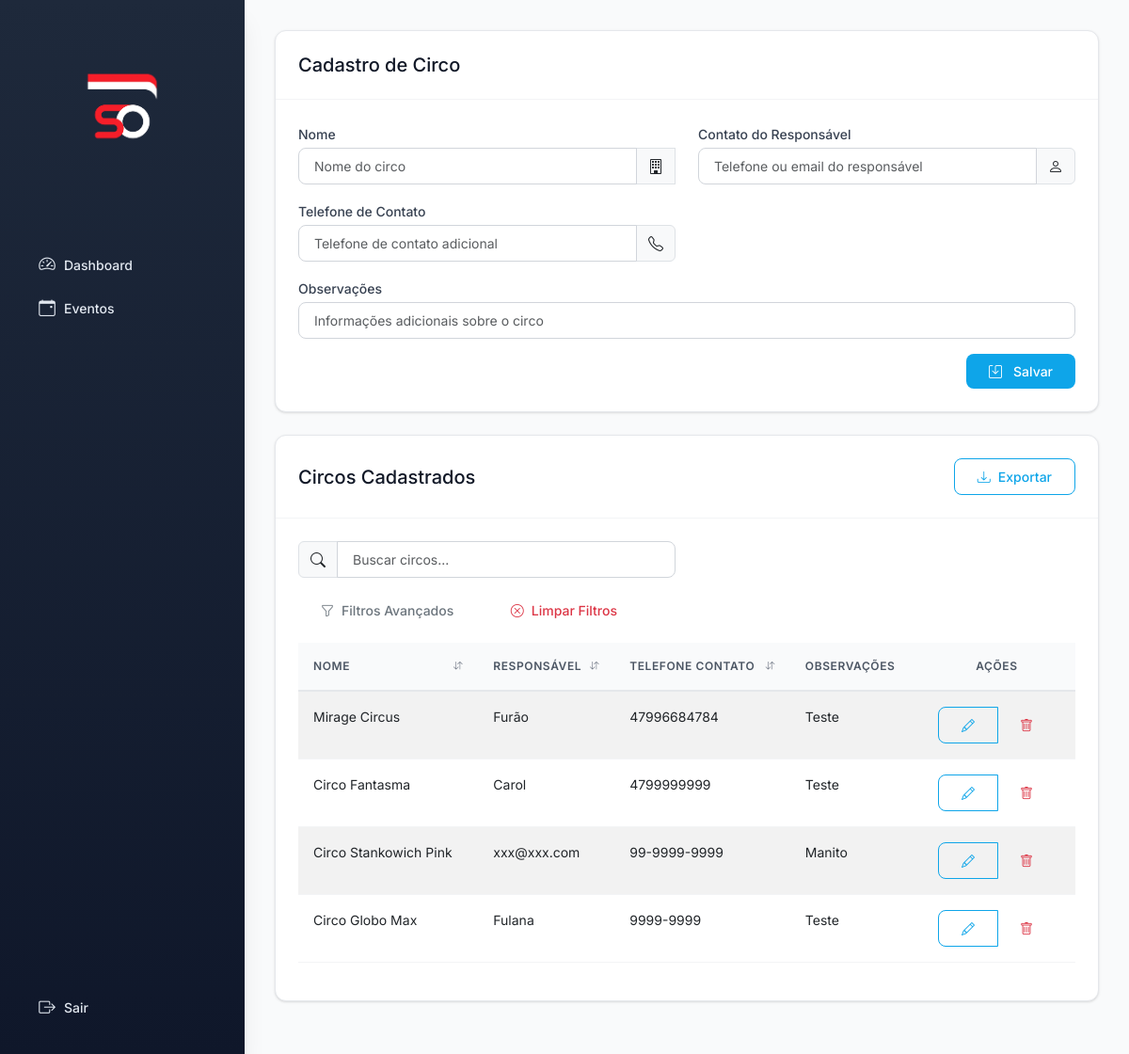
/cadastros/circos, run on the app's committed database.
### models.py (models this page shows)
class Circo(db.Model):
    __tablename__ = 'circo'
    id_circo = db.Column(db.Integer, primary_key=True)
    nome = db.Column(db.String, nullable=False)
    contato_responsavel = db.Column(db.String)
    telefone_contato = db.Column(db.String)
    observacoes = db.Column(db.String)
    eventos = db.relationship('Evento', backref='circo', foreign_keys='Evento.id_circo')

### app.py (the view, shortened to what this page needs)
@app.route('/cadastros/circos', methods=['GET', 'POST'])
def cadastrar_circo():
    form = CircoForm()
    circos = Circo.query.all()
    return render_template('cadastrar_circo.html', form=form, circos=circos)

### forms.py
class CircoForm(FlaskForm):
    nome = StringField('Nome', validators=[InputRequired()])
    contato_responsavel = StringField('Contato do Responsável')
    telefone_contato = StringField('Telefone de Contato')
    observacoes = StringField('Observações')

### templates/cadastrar_circo.html (shortened to what this page needs)
{% extends 'base.html' %}
{% block content %}
<div class="card mb-4">
    <div class="card-header d-flex justify-content-between align-items-center">
        <h5 class="mb-0">Cadastro de Circo</h5>
    </div>
    <div class="card-body">
        <form method="POST" class="needs-validation" novalidate>
            <div class="row">
                <div class="col-md-6 mb-3">
                    {{ form.nome.label(class="form-label") }}
                    <div class="input-group">
                        {{ form.nome(class="form-control", placeholder="Nome do circo", required=true) }}
                        <span class="input-group-text"><i class="bi bi-building"></i></span>
                    </div>
                </div>
                <div class="col-md-6 mb-3">
                    {{ form.contato_responsavel.label(class="form-label") }}
                    <div class="input-group">
                        {{ form.contato_responsavel(class="form-control", placeholder="Telefone ou email do responsável") }}
                        <span class="input-group-text"><i class="bi bi-person"></i></span>
                    </div>
                </div>
            </div>
            <div class="row">
                <div class="col-md-6 mb-3">
                    {{ form.telefone_contato.label(class="form-label") }}
                    <div class="input-group">
                        {{ form.telefone_contato(class="form-control", placeholder="Telefone de contato adicional") }}
                        <span class="input-group-text"><i class="bi bi-telephone"></i></span>
                    </div>
                </div>
            </div>
            <div class="mb-3">
                {{ form.observacoes.label(class="form-label") }}
                {{ form.observacoes(class="form-control", rows="3", placeholder="Informações adicionais sobre o circo") }}
            </div>
            <div class="d-flex justify-content-end">
                <button type="submit" class="btn btn-primary">
                    <i class="bi bi-save me-2"></i>Salvar
                </button>
            </div>
        </form>
    </div>
</div>
<div class="card">
    <div class="card-header d-flex justify-content-between align-items-center">
        <h5 class="mb-0">Circos Cadastrados</h5>
        <div>
            <button class="btn btn-sm btn-outline-primary" id="btnExportar">
                <i class="bi bi-download me-1"></i>Exportar
            </button>
        </div>
    </div>
    <div class="card-body">
        {% if circos %}
        <div class="row mb-3">
            <div class="col-md-6">
                <div class="input-group">
                    <span class="input-group-text"><i class="bi bi-search"></i></span>
                    <input type="text" class="form-control" id="searchInput" placeholder="Buscar circos..." onkeyup="searchTable()">
                </div>
            </div>
        </div>
        <div class="table-responsive">
            <table class="table table-hover table-striped sortable-table" id="circosTable">
                <thead>
                    <tr>
                        <th>Nome</th>
                        <th>Responsável</th>
                        <th>Telefone Contato</th>
                        <th>Observações</th>
                        <th class="text-center no-sort">Ações</th>
                    </tr>
                </thead>
                <tbody>
                    {% for circo in circos %}
                    <tr>
                        <td>{{ circo.nome }}</td>
                        <td>{{ circo.contato_responsavel }}</td>
                        <td>{{ circo.telefone_contato or '-' }}</td>
                        <td>{{ circo.observacoes }}</td>
                        <td class="text-center">
                            <div class="btn-group" role="group">
                                <a href="{{ url_for('editar_circo', id=circo.id_circo) }}" class="btn btn-sm btn-outline-primary" title="Editar">
                                    <i class="bi bi-pencil"></i>
                                </a>
                                <a href="{{ url_for('excluir_circo', id=circo.id_circo) }}" class="btn btn-sm btn-outline-danger"
                                   onclick="return confirm('Tem certeza que deseja excluir este circo?')" title="Excluir">
                                    <i class="bi bi-trash"></i>
                                </a>
                            </div>
                        </td>
                    </tr>
                    {% endfor %}
                </tbody>
            </table>
        </div>
        {% else %}
        <div class="alert alert-info">
            <i class="bi bi-info-circle me-2"></i>Nenhum circo cadastrado.
        </div>
        {% endif %}
    </div>
</div>
{% endblock %}

### static/style-modern.css (style rules this page uses)
:root { --primary-900: #0f172a; --primary-800: #1e293b; --primary-700: #334155; --primary-600: #475569; --primary-500: #64748b; --primary-400: #94a3b8; --primary-300: #cbd5e1; --primary-200: #e2e8f0; --primary-100: #f1f5f9; --primary-50: #f8fafc; --accent: #0ea5e9; --accent-light: #38bdf8; --accent-dark: #0284c7; --accent-50: #f0f9ff; --accent-100: #e0f2fe; --gray-50: #f9fafb; --gray-100: #f3f4f6; --gray-200: #e5e7eb; --gray-300: #d1d5db; --gray-400: #9ca3af; --gray-500: #6b7280; --gray-600: #4b5563; --gray-700: #374151; --gray-800: #1f2937; --gray-900: #111827; --success-light: #d1fae5; --success: #10b981; --success-dark: #059669; --warning-light: #fed7aa; --warning: #f59e0b; --warning-dark: #d97706; --danger-light: #fee2e2; --danger: #ef4444; --danger-dark: #dc2626; --info-light: #dbeafe; --info: #3b82f6; --info-dark: #2563eb; --spacing-xs: 0.25rem; --spacing-sm: 0.5rem; --spacing-md: 1rem; --spacing-lg: 1.5rem; --spacing-xl: 2rem; --spacing-2xl: 3rem; --font-sans: 'Inter', -apple-system, BlinkMacSystemFont, 'Segoe UI', 'Roboto', sans-serif; --font-size-xs: 0.75rem; --font-size-sm: 0.875rem; --font-size-base: 1rem; --font-size-lg: 1.125rem; --font-size-xl: 1.25rem; --font-size-2xl: 1.5rem; --font-size-3xl: 1.875rem; --radius-sm: 0.375rem; --radius-md: 0.5rem; --radius-lg: 0.75rem; --radius-xl: 1rem; --radius-2xl: 1.5rem; --radius-full: 9999px; --shadow-xs: 0 1px 2px 0 rgb(0 0 0 / 0.05); --shadow-sm: 0 1px 3px 0 rgb(0 0 0 / 0.1), 0 1px 2px -1px rgb(0 0 0 / 0.1); --shadow-md: 0 4px 6px -1px rgb(0 0 0 / 0.1), 0 2px 4px -2px rgb(0 0 0 / 0.1); --shadow-lg: 0 10px 15px -3px rgb(0 0 0 / 0.1), 0 4px 6px -4px rgb(0 0 0 / 0.1); --shadow-xl: 0 20px 25px -5px rgb(0 0 0 / 0.1), 0 8px 10px -6px rgb(0 0 0 / 0.1); --transition-fast: 150ms cubic-bezier(0.4, 0, 0.2, 1); --transition-base: 250ms cubic-bezier(0.4, 0, 0.2, 1); --transition-slow: 350ms cubic-bezier(0.4, 0, 0.2, 1); --z-base: 0; --z-dropdown: 10; --z-sticky: 20; --z-fixed: 30; --z-modal-backdrop: 40; --z-modal: 50; --z-popover: 60; --z-tooltip: 70; }
* { box-sizing: border-box; }
body { font-family: var(--font-sans); font-size: var(--font-size-base); line-height: 1.5; color: var(--gray-700); background-color: var(--gray-50); -webkit-font-smoothing: antialiased; -moz-osx-font-smoothing: grayscale; }
.card { background: white; border: 1px solid var(--gray-200); border-radius: var(--radius-lg); box-shadow: var(--shadow-sm); margin-bottom: var(--spacing-lg); transition: all var(--transition-base); }
.card-header { background: transparent; border-bottom: 1px solid var(--gray-100); padding: var(--spacing-lg); font-weight: 600; font-size: var(--font-size-lg); color: var(--gray-900); }
.card-body { padding: var(--spacing-lg); }
.btn { padding: var(--spacing-sm) var(--spacing-lg); border-radius: var(--radius-md); font-weight: 500; font-size: var(--font-size-sm); transition: all var(--transition-fast); border: none; display: inline-flex; align-items: center; gap: var(--spacing-xs); cursor: pointer; }
.btn-primary { background-color: var(--accent); color: white; }
.btn-outline-primary { background-color: transparent; color: var(--accent); border: 1.5px solid var(--accent); }
.form-control, .form-select { border: 1.5px solid var(--gray-300); border-radius: var(--radius-md); padding: var(--spacing-sm) var(--spacing-md); font-size: var(--font-size-sm); transition: all var(--transition-fast); background-color: white; }
.form-label { font-weight: 500; color: var(--gray-700); margin-bottom: var(--spacing-xs); font-size: var(--font-size-sm); }
.table { border-collapse: separate; border-spacing: 0; }
.table thead th { background-color: var(--gray-50); font-weight: 600; text-transform: uppercase; font-size: var(--font-size-xs); letter-spacing: 0.05em; color: var(--gray-600); padding: var(--spacing-md); border-bottom: 2px solid var(--gray-200); }
.table tbody td { padding: var(--spacing-md); border-bottom: 1px solid var(--gray-100); font-size: var(--font-size-sm); }

### data on the page
Circo: nome "Mirage Circus", contato_responsavel "Furão", telefone_contato "47996684784", observacoes "Teste"
Circo: nome "Circo Fantasma", contato_responsavel "Carol", telefone_contato "4799999999", observacoes "Teste"
Circo: nome "Circo Stankowich Pink", contato_responsavel "xxx@xxx.com", telefone_contato "99-9999-9999", observacoes "Manito"
Circo: nome "Circo Globo Max", contato_responsavel "Fulana", telefone_contato "9999-9999", observacoes "Teste"
